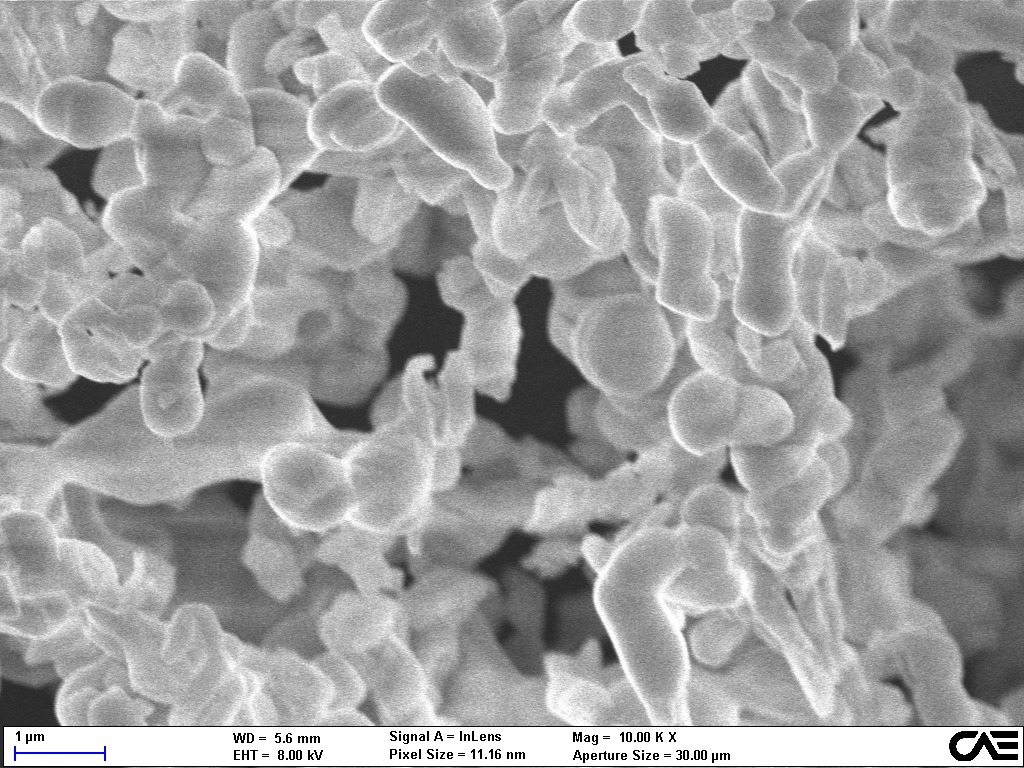
#> input picture images/pim1.jpg, 1024 x 768 px, found by its file name
$ python main1.py
#> lines starting #> are read from the running program, lines starting #| are printed output that depends on the picture; after the words box and inside, x2 and y2 are one past the last pixel; in counts of white or black regions, pixels touching at a corner belong together; long printed decimals are rounded
import cv2
import numpy as np
import matplotlib.pyplot as plt

class ParticleAnalyzer:
    def __init__(self, image_path, pixel_size_nm, particle_area_threshold_px=5, gradient_threshold=21.3):
        """
        :param image_path: Path to the SEM image
        :param pixel_size_nm: Pixel size in nanometers (e.g., 11.16 for your image)
        :param particle_area_threshold_px: Minimum area in pixels to consider as a particle
        :param gradient_threshold: Threshold for gradient magnitude to detect particle edges
        """
        self.image_path = image_path
        self.pixel_size_nm = pixel_size_nm
        self.particle_area_threshold_px = particle_area_threshold_px
        self.gradient_threshold = gradient_threshold
        self.image = self._load_image()

    def _load_image(self):
        """Load image in grayscale and crop out bottom text region."""
        image = cv2.imread(self.image_path, cv2.IMREAD_GRAYSCALE)
#> image: shape (768, 1024); min 0, max 255, mean 158.7
        height = image.shape[0]
#> height = 768
        cropped_image = image[:int(height * 0.95), :]  # remove bottom 5% (scale bar & text)
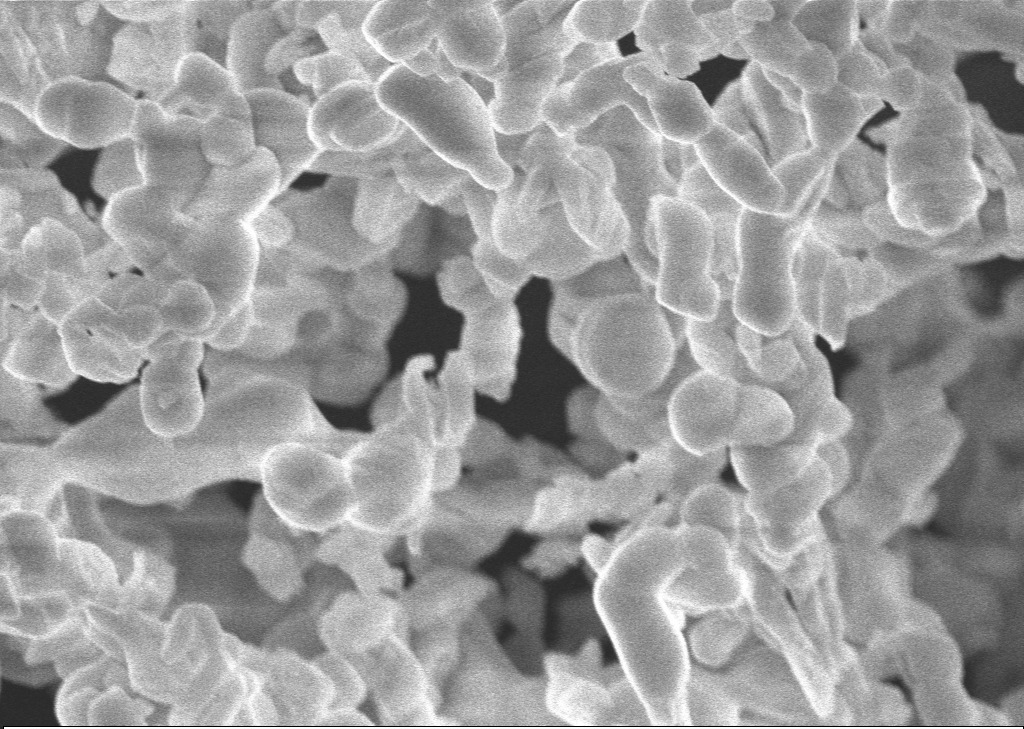
#> cropped_image: shape (729, 1024); min 0, max 255, mean 155.5
        return cropped_image

    def plot_image(self):
        """Visualize the original image."""
        plt.figure(figsize=(10, 6))
        plt.imshow(self.image, cmap='gray')
        plt.title("Original Image")
        plt.axis("off")
        plt.show()

    def analyze_particles(self):
        """Analyze particles in the image and extract their properties."""
        # Apply CLAHE (Contrast Limited Adaptive Histogram Equalization)
        clahe = cv2.createCLAHE(clipLimit=2.0, tileGridSize=(8, 8))
        enhanced_image = clahe.apply(self.image)
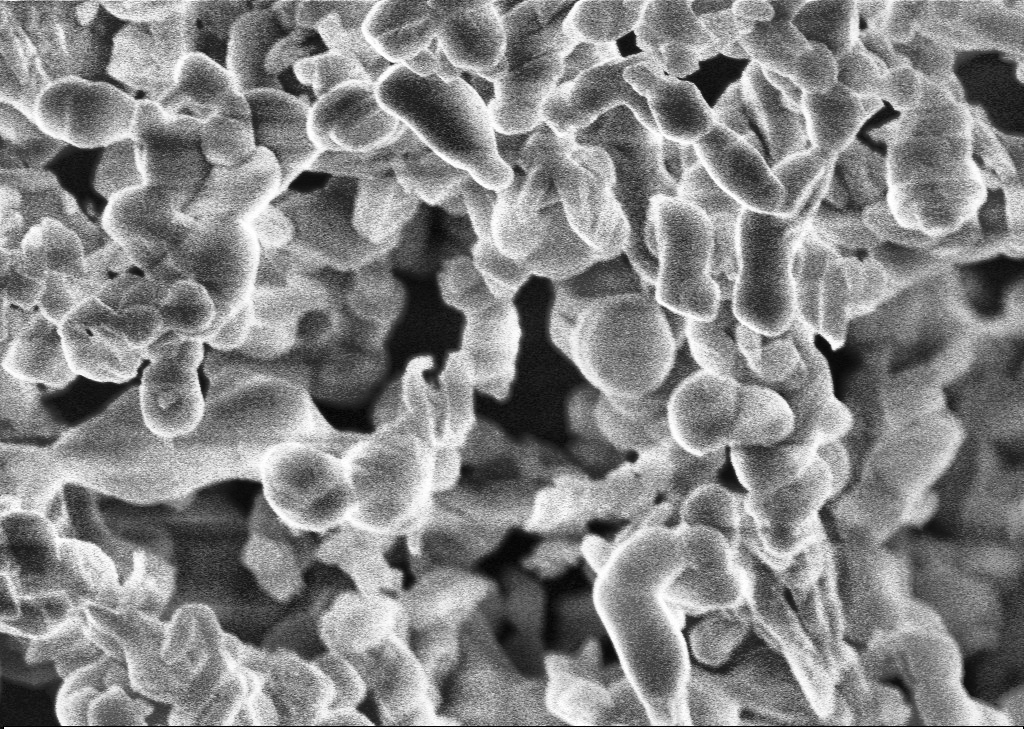
#> enhanced_image: shape (729, 1024); min 2, max 255, mean 133.1

        # Apply bilateral filter to reduce noise while preserving edges
        filtered_image = cv2.bilateralFilter(enhanced_image, 9, 75, 75)

        # Apply threshold with Otsu's method
        _, binary_image = cv2.threshold(filtered_image, 0, 255, cv2.THRESH_BINARY_INV + cv2.THRESH_OTSU)
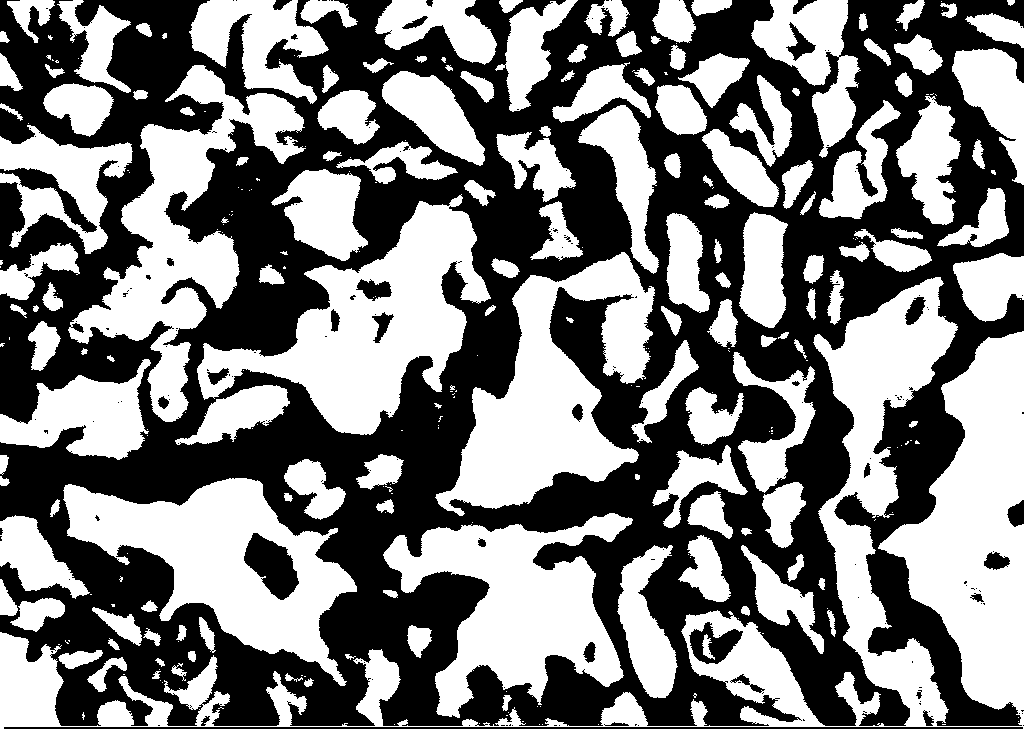
#> binary_image: shape (729, 1024); 49.2% white; 291 white regions (141 under 20 px), largest, box (x1, y1, x2, y2) and area: (0, 277, 1024, 729) 73808, (197, 194, 491, 435) 27281, (435, 252, 655, 516) 25842

        # Clean up the binary image with morphological operations
        kernel = np.ones((3, 3), np.uint8)
        opening = cv2.morphologyEx(binary_image, cv2.MORPH_OPEN, kernel, iterations=1)
#> opening: shape (729, 1024); 48.5% white; 197 white regions (21 under 20 px), largest, box (x1, y1, x2, y2) and area: (879, 331, 1024, 713) 29607, (197, 201, 490, 435) 27050, (436, 252, 654, 516) 25700
        closing = cv2.morphologyEx(opening, cv2.MORPH_CLOSE, kernel, iterations=2)
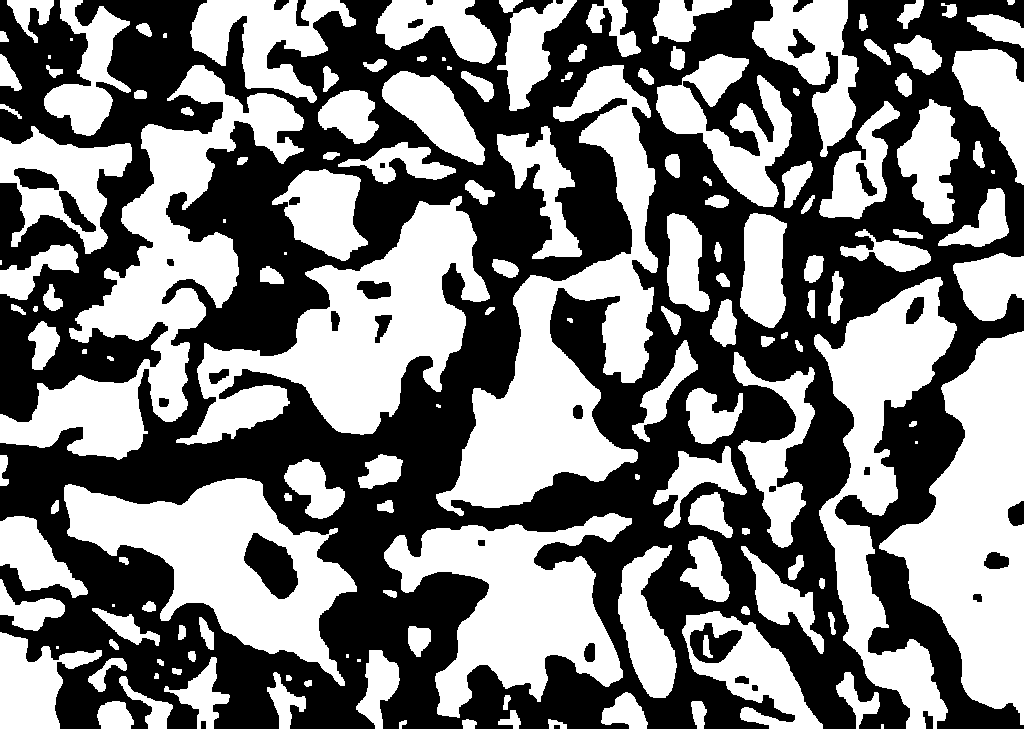
#> closing: shape (729, 1024); 49% white; 156 white regions (16 under 20 px)

        # Find contours in the binary image
        contours, _ = cv2.findContours(closing, cv2.RETR_EXTERNAL, cv2.CHAIN_APPROX_SIMPLE)
#> contours = 155 contours, 22 with area under 20; largest, box (x1, y1, x2, y2) and area: (436, 65, 658, 516) 32642, (0, 65, 304, 460) 31107, (176, 196, 490, 445) 30916, (879, 331, 1024, 725) 29634, (64, 478, 357, 686) 26728

        # Filter contours by area
        valid_contours = [cnt for cnt in contours if cv2.contourArea(cnt) >= self.particle_area_threshold_px]
#> valid_contours = 93 contours; largest, box (x1, y1, x2, y2) and area: (436, 65, 658, 516) 32642, (0, 65, 304, 460) 31107, (176, 196, 490, 445) 30916, (879, 331, 1024, 725) 29634, (64, 478, 357, 686) 26728

        # Extract and store particle properties
        self.particles = []
        for i, contour in enumerate(valid_contours):
            # Fit an ellipse to the contour if it has enough points
            if len(contour) >= 5:
                ellipse = cv2.fitEllipse(contour)
                center, axes, angle = ellipse

                # Convert pixel dimensions to nm
                major_axis_nm = axes[0] * self.pixel_size_nm
                minor_axis_nm = axes[1] * self.pixel_size_nm

                self.particles.append({
                    'id': i,
                    'center': center,
                    'major_axis_nm': major_axis_nm,
                    'minor_axis_nm': minor_axis_nm,
                    'angle': angle,
                    'contour': contour
                })
#> this loop made 93 passes
#> (center, axes, angle, major_axis_nm, minor_axis_nm) on passes 1 to 12: ((468.6, 724), (10.49, 14.52), 93.15, 117.1, 162.1), ((509.3, 719.8), (19.43, 20.95), 102.4, 216.8, 233.8), ((698.4, 711.8), (13.37, 31.66), 171.2, 149.2, 353.3), ((114.6, 718.1), (32.69, 36.63), 143, 364.8, 408.8), ((623.9, 713.1), (37.15, 43.91), 101.3, 414.6, 490), ((145.9, 700.3), (31.28, 60.63), 138, 349.1, 676.6), ((858, 698.1), (33.44, 53.93), 153.1, 373.2, 601.9), ((285, 699.5), (29.91, 49.14), 158.6, 333.8, 548.4), ((107, 674.7), (22.21, 40.28), 53.42, 247.8, 449.5), ((199.1, 692.5), (56.2, 61.55), 7.47, 627.2, 686.9), ((378.1, 686.7), (33.95, 76.34), 14.19, 378.9, 852), ((32.79, 677.2), (80.38, 130.3), 94.77, 897, 1454.5)
#> after the loop, self.particles = 93 items
#| Detected 93 particles

        return self.particles

    def visualize_results(self, show_ellipses=True, show_ids=False):
        """Visualize the detected particles on the original image."""
#> called with show_ellipses = True, show_ids = True
        # Create a color version of the image for visualization
        vis_image = cv2.cvtColor(self.image, cv2.COLOR_GRAY2BGR)

        # Make sure particles have been detected
        if not hasattr(self, 'particles'):
            self.analyze_particles()

        # Draw contours and ellipses
        for particle in self.particles:
            # Draw contour
            cv2.drawContours(vis_image, [particle['contour']], -1, (0, 255, 0), 1)

            # Draw fitted ellipse
            if show_ellipses:
                center = (int(particle['center'][0]), int(particle['center'][1]))
                axes = (int(particle['major_axis_nm']/self.pixel_size_nm/2),
                        int(particle['minor_axis_nm']/self.pixel_size_nm/2))
                angle = particle['angle']
                cv2.ellipse(vis_image, center, axes, angle, 0, 360, (255, 0, 0), 2)

            # Optionally show particle IDs
            if show_ids:
                cv2.putText(vis_image, str(particle['id']),
                            (int(particle['center'][0]), int(particle['center'][1])),
                            cv2.FONT_HERSHEY_SIMPLEX, 0.4, (0, 0, 255), 1)
                axes = (int(particle['major_axis_nm']/self.pixel_size_nm/2),
                        int(particle['minor_axis_nm']/self.pixel_size_nm/2))
                angle = particle['angle']
                cv2.ellipse(vis_image, center, axes, angle, 0, 360, (255, 0, 0), 2)

            # Optionally show particle IDs
            if show_ids:
                cv2.putText(vis_image, str(particle['id']),
                            (int(particle['center'][0]), int(particle['center'][1])),
                            cv2.FONT_HERSHEY_SIMPLEX, 0.4, (0, 0, 255), 1)
#> this loop made 93 passes
#> (center, axes, angle) on passes 1 to 12: ((468, 724), (5, 7), 93.15), ((509, 719), (9, 10), 102.4), ((698, 711), (6, 15), 171.2), ((114, 718), (16, 18), 143), ((623, 713), (18, 21), 101.3), ((145, 700), (15, 30), 138), ((857, 698), (16, 26), 153.1), ((284, 699), (14, 24), 158.6), ((107, 674), (11, 20), 53.42), ((199, 692), (28, 30), 7.47), ((378, 686), (16, 38), 14.19), ((32, 677), (40, 65), 94.77)
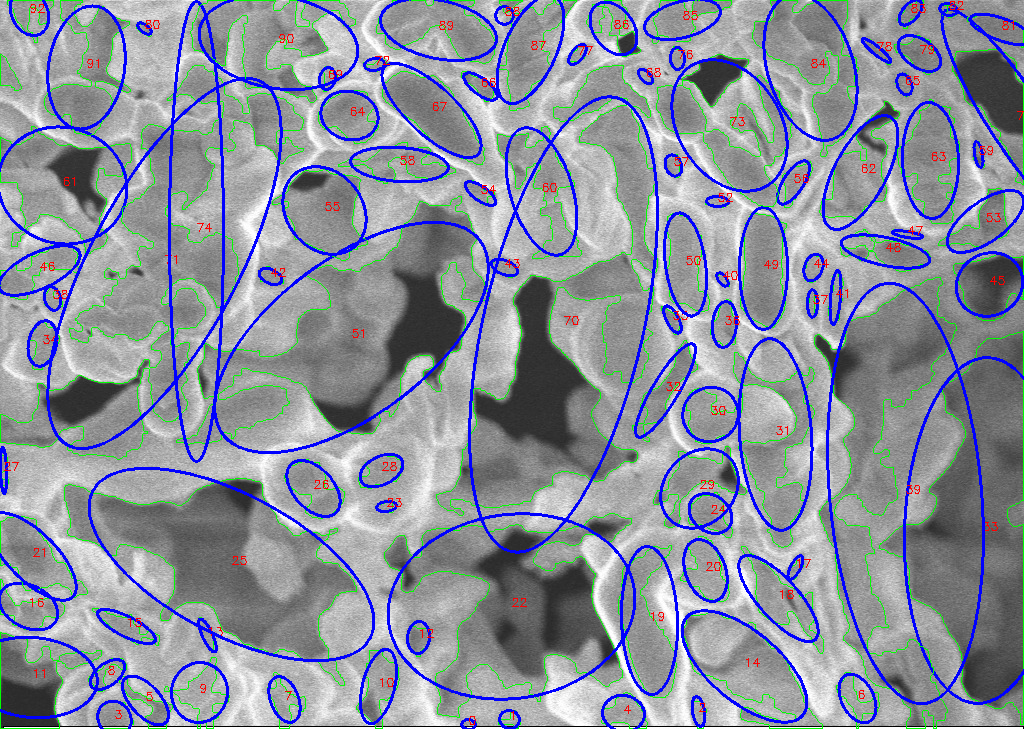
#> vis_image: shape (729, 1024, 3); mean B, G, R 157.2, 145.1, 138.7

        # Display the result
        plt.figure(figsize=(12, 8))
        plt.imshow(cv2.cvtColor(vis_image, cv2.COLOR_BGR2RGB))
        plt.title(f"Detected Particles: {len(self.particles)}")
        plt.axis("off")
        plt.show()
#| Particle Statistics: {'count': 93, 'mean_major_axis_nm': 497.210, 'mean_minor_axis_nm': 1052.432, 'median_major_axis_nm': 373.173, 'median_minor_axis_nm': 651.215, 'min_size_nm': 85.344, 'max_size_nm': 5208.222}

    def get_particle_statistics(self):
        """Calculate statistics about particle sizes."""
        if not hasattr(self, 'particles'):
            self.analyze_particles()

        # Extract dimensions
        major_axes = [p['major_axis_nm'] for p in self.particles]
        minor_axes = [p['minor_axis_nm'] for p in self.particles]

        # Calculate statistics
        stats = {
            'count': len(self.particles),
            'mean_major_axis_nm': np.mean(major_axes),
            'mean_minor_axis_nm': np.mean(minor_axes),
            'median_major_axis_nm': np.median(major_axes),
            'median_minor_axis_nm': np.median(minor_axes),
            'min_size_nm': min([min(major, minor) for major, minor in zip(major_axes, minor_axes)]),
            'max_size_nm': max([max(major, minor) for major, minor in zip(major_axes, minor_axes)])
        }

        return stats

    def plot_size_distribution(self):
        """Plot the size distribution of particles."""
        if not hasattr(self, 'particles'):
            self.analyze_particles()

        # Extract dimensions
        major_axes = [p['major_axis_nm'] for p in self.particles]
        minor_axes = [p['minor_axis_nm'] for p in self.particles]

        # Create figure with two subplots
        fig, (ax1, ax2) = plt.subplots(1, 2, figsize=(14, 6))

        # Plot major axis histogram
        ax1.hist(major_axes, bins=50, alpha=0.7, color='blue')
        ax1.set_title('Major Axis Distribution')
        ax1.set_xlabel('Size (nm)')
        ax1.set_ylabel('Frequency')
        ax1.grid(True, alpha=0.3)

        # Plot minor axis histogram
        ax2.hist(minor_axes, bins=50, alpha=0.7, color='green')
        ax2.set_title('Minor Axis Distribution')
        ax2.set_xlabel('Size (nm)')
        ax2.set_ylabel('Frequency')
        ax2.grid(True, alpha=0.3)

        # Adjust layout and display
        plt.tight_layout()
        plt.show()
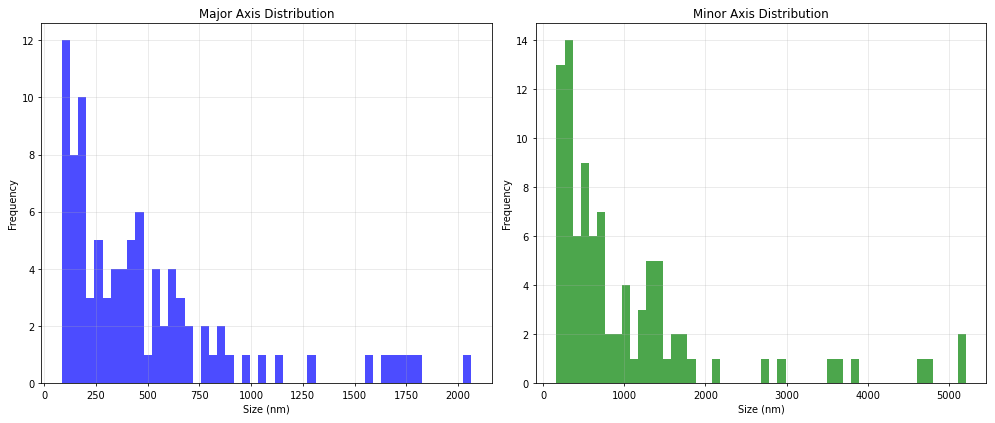
#> figure drawn by matplotlib, 2 panels; panel 1: tallest bar 12 high, from x = 85.34 to 124.9; panel 2: tallest bar 14 high, from x = 263 to 363.9

class Particle:
    def __init__(self, id, center, major_axis_nm, minor_axis_nm, angle):
        self.id = id
        self.center_x = center[0]
        self.center_y = center[1]
        self.major_axis_nm = major_axis_nm
        self.minor_axis_nm = minor_axis_nm
        self.angle = angle

    def get_diameter(self):
        return (self.major_axis_nm + self.minor_axis_nm) / 2

if __name__ == "__main__":
    analyzer = ParticleAnalyzer("E:\\programming\\Particlesizes\\Particle_sizes\\images\\pim1.jpg", pixel_size_nm=11.16, particle_area_threshold_px=100, gradient_threshold=5.0)
    particles = analyzer.analyze_particles()
    print(f"Detected {len(particles)} particles")
    analyzer.visualize_results(show_ellipses=True, show_ids=True)
    stats = analyzer.get_particle_statistics()
    print("Particle Statistics:", stats)
    analyzer.plot_size_distribution()
